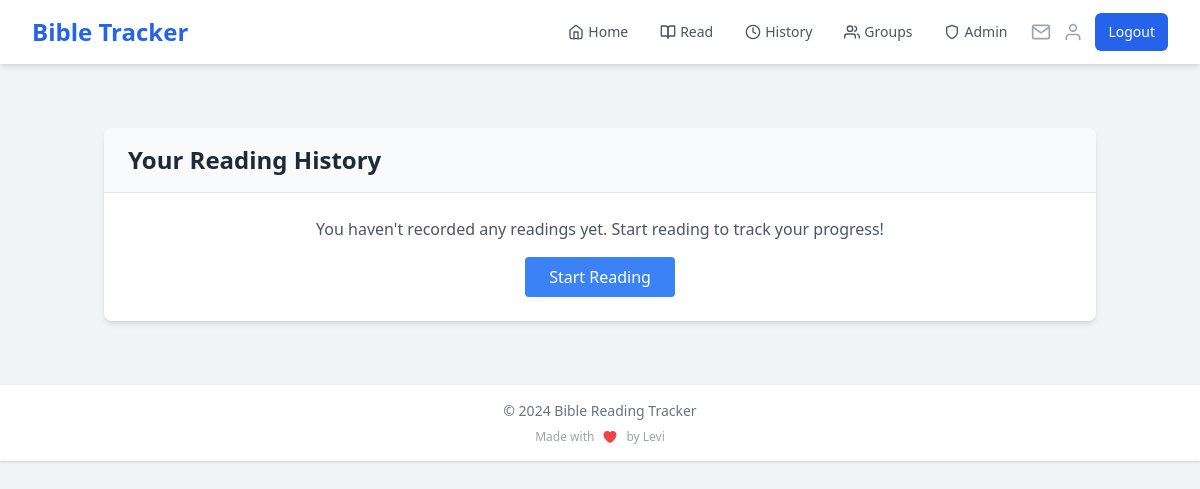
The app's page /history (signed in), older data.
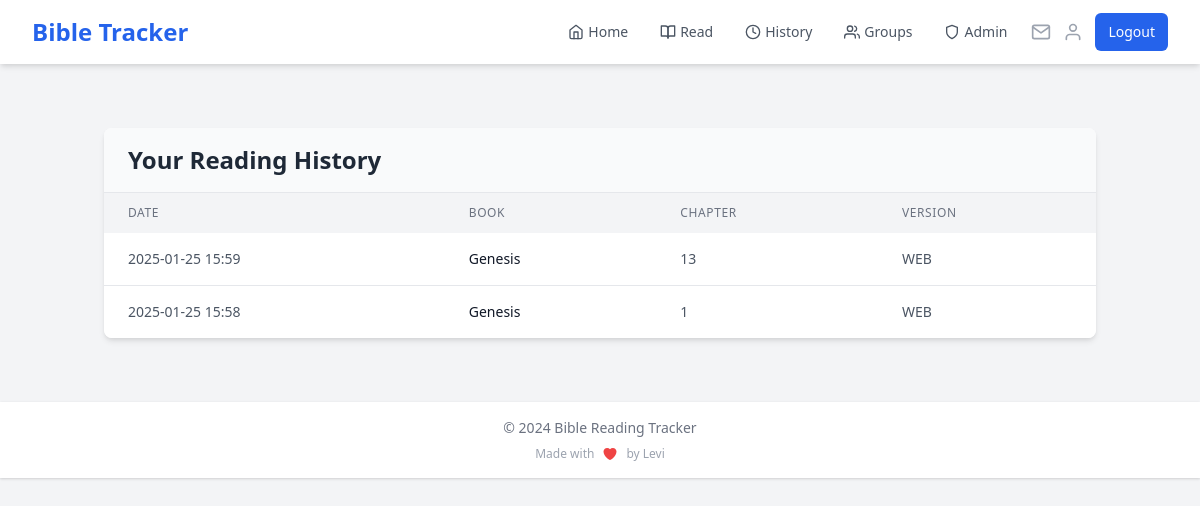
The same page, newer data.
### app.py (models this page shows)
class Reading(db.Model):
    __table_args__ = (
        db.Index('idx_user_date', 'user_id', 'date'),
    )
    id = db.Column(db.Integer, primary_key=True)
    user_id = db.Column(db.Integer, db.ForeignKey('user.id'), nullable=False)
    book = db.Column(db.String(50), nullable=False)
    chapter = db.Column(db.Integer, nullable=False)
    verses = db.Column(db.String(200))
    highlights = db.Column(db.Text)
    date = db.Column(db.DateTime, default=datetime.utcnow, index=True)
    bible_version = db.Column(db.String(10), default='KJV')

### app.py (the view)
@app.route('/history')
@login_required
def history():
    page = request.args.get('page', 1, type=int)
    per_page = 10
    readings = Reading.query.filter_by(user_id=current_user.id)\
        .order_by(Reading.date.desc())\
        .paginate(page=page, per_page=per_page, error_out=False)
    return render_template('history.html', readings=readings)

### app.py (called while the page is built)
@login_manager.user_loader
def load_user(user_id):
    if 'user_id' in session:
        return User.query.get(int(session['user_id']))
    return None

@app.context_processor
def inject_user_name():
    if current_user.is_authenticated:
        return dict(user_name=current_user.name)
    return dict(user_name='Guest')

@app.context_processor
def inject_invitation_count():
    if current_user.is_authenticated:
        invitation_count = GroupInvitation.query.filter(
            GroupInvitation.email == current_user.email,
            GroupInvitation.used == False,
            GroupInvitation.expires_at > datetime.utcnow()
        ).count()
        return dict(invitation_count=invitation_count)
    return dict(invitation_count=0)

### templates/history.html (shortened to what this page needs)
<!DOCTYPE html>
<html lang="en">
<head>
    <script src="https://cdn.tailwindcss.com"></script>
</head>
<body class="bg-gray-100 min-h-screen">
    {% extends "base.html" %}
    {% block content %}
    <div class="container mx-auto px-4 py-8">
        <div class="bg-white shadow-md rounded-lg overflow-hidden">
            <div class="px-6 py-4 bg-gray-50 border-b border-gray-200">
                <h1 class="text-2xl font-bold text-gray-800">Your Reading History</h1>
            </div>
            {% if readings.items %}
            <div class="overflow-x-auto">
                <table class="w-full">
                    <thead class="bg-gray-100">
                        <tr>
                            <th class="px-6 py-3 text-left text-xs font-medium text-gray-500 uppercase tracking-wider">Date</th>
                            <th class="px-6 py-3 text-left text-xs font-medium text-gray-500 uppercase tracking-wider">Book</th>
                            <th class="px-6 py-3 text-left text-xs font-medium text-gray-500 uppercase tracking-wider">Chapter</th>
                            <th class="px-6 py-3 text-left text-xs font-medium text-gray-500 uppercase tracking-wider">Version</th>
                        </tr>
                    </thead>
                    <tbody class="bg-white divide-y divide-gray-200">
                        {% for reading in readings.items %}
                        <tr class="hover:bg-gray-50 transition duration-200">
                            <td class="px-6 py-4 whitespace-nowrap text-sm text-gray-600">{{ format_date(reading.date) }}</td>
                            <td class="px-6 py-4 whitespace-nowrap text-sm text-gray-900">{{ reading.book }}</td>
                            <td class="px-6 py-4 whitespace-nowrap text-sm text-gray-600">{{ reading.chapter }}</td>
                            <td class="px-6 py-4 whitespace-nowrap text-sm text-gray-600">{{ reading.bible_version }}</td>
                        </tr>
                        {% endfor %}
                    </tbody>
                </table>
            </div>
            {% else %}
            <div class="p-6 text-center text-gray-600">
                <p>You haven't recorded any readings yet. Start reading to track your progress!</p>
                <a href="{{ url_for('read') }}" class="mt-4 inline-block px-6 py-2 bg-blue-500 text-white rounded hover:bg-blue-600 transition duration-300">
                    Start Reading
                </a>
            </div>
            {% endif %}
        </div>
    </div>
    {% endblock %}

Row changes from the older to the newer data that the page shows:
added Reading: date "2025-01-25 15:59", book "Genesis", chapter "13", bible_version "WEB"
added Reading: date "2025-01-25 15:58", book "Genesis", chapter "1", bible_version "WEB"
Text that changed along with them:
text no longer shown: "You haven't recorded any readings yet. Start reading to track your progress! Start Reading"
text now shown: "DATE BOOK CHAPTER VERSION"
